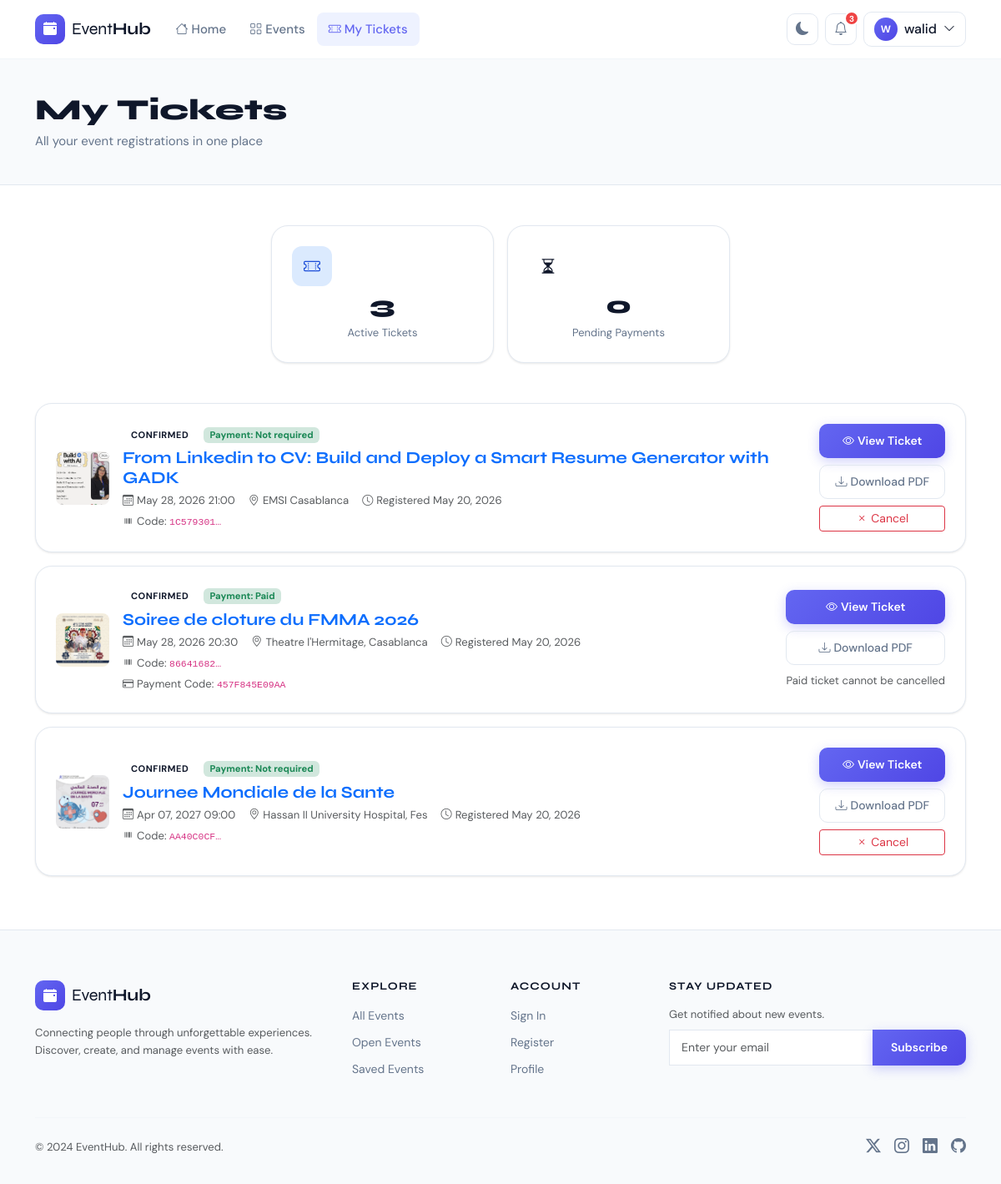
The page /registrations/my/ (signed in) on the database its author committed.
### accounts/models.py (models this page shows, shortened)
class CustomUser(AbstractUser):
    ROLE_CHOICES = [
        ('participant', 'Participant'),
        ('organizer', 'Organizer'),
    ]
    role = models.CharField(max_length=20, choices=ROLE_CHOICES, default='participant')
    photo = models.ImageField(upload_to='profiles/', blank=True, null=True)
    phone = models.CharField(max_length=20, blank=True)
    bio = models.TextField(blank=True)
    bookmarks = models.ManyToManyField(
        'events.Event', blank=True, related_name='bookmarked_by'
    )
    class Meta:
        verbose_name = 'User'
        verbose_name_plural = 'Users'
    @property
    def is_organizer(self):
        return self.role == 'organizer'

### registrations/models.py (models this page shows, shortened)
class Registration(models.Model):
    STATUS_CHOICES = [
        ('confirmed', 'Confirmed'),
        ('cancelled', 'Cancelled'),
        ('pending', 'Pending'),
    ]
    PAYMENT_STATUS_CHOICES = [
        ('not_required', 'Not required'),
        ('pending', 'Pending verification'),
        ('paid', 'Paid'),
        ('rejected', 'Rejected'),
    ]
    participant = models.ForeignKey(
        settings.AUTH_USER_MODEL, on_delete=models.CASCADE, related_name='registrations'
    )
    event = models.ForeignKey(
        Event, on_delete=models.CASCADE, related_name='registrations'
    )
    ticket_type = models.ForeignKey(
        TicketType, on_delete=models.SET_NULL, null=True, blank=True, related_name='registrations'
    )
    status = models.CharField(max_length=15, choices=STATUS_CHOICES, default='confirmed')
    payment_status = models.CharField(
        max_length=15, choices=PAYMENT_STATUS_CHOICES, default='not_required'
    )
    payment_code = models.CharField(max_length=16, unique=True, blank=True, null=True)
    payment_proof = models.ImageField(upload_to='payment_proofs/', blank=True, null=True)
    payment_submitted_at = models.DateTimeField(blank=True, null=True)
    validated_by = models.ForeignKey(
        settings.AUTH_USER_MODEL,
        on_delete=models.SET_NULL,
        blank=True,
        null=True,
        related_name='validated_registrations',
    )
    validated_at = models.DateTimeField(blank=True, null=True)
    ticket_code = models.UUIDField(default=uuid.uuid4, unique=True, editable=False)
    qr_code = models.ImageField(upload_to='qrcodes/', blank=True, null=True)
    created_at = models.DateTimeField(auto_now_add=True)
    updated_at = models.DateTimeField(auto_now=True)
    class Meta:
        unique_together = ('participant', 'event')
        ordering = ['-created_at']

### events/models.py (models this page shows, shortened)
class Event(models.Model):
    STATUS_CHOICES = [
        ('draft', 'Draft'),
        ('open', 'Open'),
        ('full', 'Full'),
        ('closed', 'Closed'),
    ]
    title = models.CharField(max_length=200)
    description = models.TextField()
    event_date = models.DateTimeField()
    location = models.CharField(max_length=300)
    capacity_max = models.PositiveIntegerField(default=100)
    price = models.DecimalField(max_digits=10, decimal_places=2, default=0.00)
    status = models.CharField(max_length=10, choices=STATUS_CHOICES, default='draft')
    image = models.ImageField(upload_to='events/', blank=True, null=True)
    organizer = models.ForeignKey(
        settings.AUTH_USER_MODEL, on_delete=models.CASCADE, related_name='organized_events'
    )
    category = models.ForeignKey(
        Category, on_delete=models.SET_NULL, null=True, blank=True, related_name='events'
    )
    created_at = models.DateTimeField(auto_now_add=True)
    updated_at = models.DateTimeField(auto_now=True)
    is_featured = models.BooleanField(default=False)
    views_count = models.PositiveIntegerField(default=0)
    class Meta:
        ordering = ['-created_at']
    def get_absolute_url(self):
        return reverse('event_detail', kwargs={'pk': self.pk})

### registrations/views.py (the view)
# urls.py: path('my/', views.MyRegistrationsView.as_view(), name='my_registrations'),
@method_decorator(login_required, name='dispatch')
class MyRegistrationsView(View):
    def get(self, request):
        all_registrations = Registration.objects.filter(
            participant=request.user
        ).select_related('event', 'event__category', 'ticket_type').order_by('-created_at')
        registrations = all_registrations.exclude(status='cancelled')
        context = {
            'registrations': registrations,
            'confirmed_count': all_registrations.filter(status='confirmed').count(),
            'cancelled_count': all_registrations.filter(status='cancelled').count(),
            'pending_payment_count': all_registrations.filter(
                status='pending', payment_status='pending'
            ).count(),
        }
        return render(request, 'registrations/my_registrations.html', context)

### accounts/context_processors.py (called while the page is built)
def notifications_processor(request):
    if request.user.is_authenticated:
        unread_count = request.user.notifications.filter(read=False).count()
        notifications = request.user.notifications.filter(read=False)[:5]
        return {
            'unread_notifications_count': unread_count,
            'recent_notifications': notifications,
        }
    return {}

### events/context_processors.py (called while the page is built)
def categories_processor(request):
    if request.path.startswith('/admin/'):
        return {}
    return {
        'all_categories': Category.objects.all()
    }

### templates/registrations/my_registrations.html (shortened to what this page needs)
{% extends 'base.html' %}
{% block content %}
<div class="page-header-simple">
  <div class="container">
    <h1 class="page-title">My Tickets</h1>
    <p class="page-subtitle">All your event registrations in one place</p>
  </div>
</div>
<div class="container py-5">
  <div class="row g-3 mb-5 justify-content-center">
    <div class="col-md-4 col-lg-3">
      <div class="stat-card card-modern p-4 text-center">
        <div class="stat-icon stat-icon-blue"><i class="bi bi-ticket-perforated"></i></div>
        <div class="stat-num">{{ confirmed_count }}</div>
        <div class="stat-label">Active Tickets</div>
      </div>
    </div>
    <div class="col-md-4 col-lg-3">
      <div class="stat-card card-modern p-4 text-center">
        <div class="stat-icon stat-icon-yellow"><i class="bi bi-hourglass-split"></i></div>
        <div class="stat-num">{{ pending_payment_count }}</div>
        <div class="stat-label">Pending Payments</div>
      </div>
    </div>
  </div>
  {% if registrations %}
  <div class="registrations-list">
    {% for reg in registrations %}
    <div class="reg-item card-modern p-4 mb-3 {% if reg.status == 'cancelled' %}reg-cancelled{% endif %}">
      <div class="row align-items-center g-3">
        <div class="col-auto">
          <div class="reg-thumb">
            {% if reg.event.image %}
            <img src="{{ reg.event.image.url }}" alt="{{ reg.event.title }}" />
            {% else %}
            <div class="reg-thumb-placeholder" style="background: {{ reg.event.category.color|default:'#6366f1' }}18">
              <i class="bi {{ reg.event.category.icon|default:'bi-calendar-event' }}" style="color: {{ reg.event.category.color|default:'#6366f1' }}"></i>
            </div>
            {% endif %}
          </div>
        </div>
        <div class="col">
          <div class="d-flex flex-wrap gap-2 align-items-center mb-1">
            <span class="reg-status-badge status-{{ reg.status }}">{{ reg.get_status_display }}</span>
            <span class="badge {% if reg.payment_status == 'paid' or reg.payment_status == 'not_required' %}bg-success-subtle text-success{% elif reg.payment_status == 'rejected' %}bg-danger-subtle text-danger{% else %}bg-warning-subtle text-warning-emphasis{% endif %}">
              Payment: {{ reg.get_payment_status_display }}
            </span>
          </div>
          <h5 class="mb-1">
            <a href="{{ reg.event.get_absolute_url }}" class="text-decoration-none">{{ reg.event.title }}</a>
          </h5>
          <div class="text-muted small d-flex flex-wrap gap-3">
            <span><i class="bi bi-calendar3 me-1"></i>{{ reg.event.event_date|date:"M d, Y H:i" }}</span>
            <span><i class="bi bi-geo-alt me-1"></i>{{ reg.event.location }}</span>
            <span><i class="bi bi-clock me-1"></i>Registered {{ reg.created_at|date:"M d, Y" }}</span>
          </div>
          <div class="text-muted small mt-1">
            <i class="bi bi-upc me-1"></i>Code: <code>{{ reg.ticket_code|stringformat:"s"|slice:":8"|upper }}…</code>
          </div>
          {% if reg.payment_code %}
          <div class="text-muted small mt-1">
            <i class="bi bi-credit-card me-1"></i>Payment Code: <code>{{ reg.payment_code }}</code>
          </div>
          {% endif %}
        </div>
        <div class="col-auto d-flex flex-column gap-2">
          {% if reg.status == 'confirmed' %}
          <a href="{% url 'ticket_detail' pk=reg.pk %}" class="btn btn-primary-custom btn-sm">
            <i class="bi bi-eye me-1"></i>View Ticket
          </a>
          <a href="{% url 'download_pdf' pk=reg.pk %}" class="btn btn-ghost btn-sm">
            <i class="bi bi-download me-1"></i>Download PDF
          </a>
          {% if reg.payment_status != 'paid' %}
          <form method="post" action="{% url 'cancel_registration' pk=reg.pk %}">
            <button type="button" class="btn btn-outline-danger btn-sm w-100"
                    onclick="if(confirm('Cancel this registration?')) this.form.submit()">
              <i class="bi bi-x me-1"></i>Cancel
            </button>
          </form>
          {% else %}
          <span class="text-muted small text-center">Paid ticket cannot be cancelled</span>
          {% endif %}
          {% else %}
          <span class="text-muted small">No actions available</span>
          {% endif %}
        </div>
      </div>
    </div>
    {% endfor %}
  </div>
  {% endif %}
</div>
{% endblock %}

### templates/base.html (shortened to what this page needs)
<!DOCTYPE html>
<html lang="en" data-theme="light">
<head>
  <link href="https://cdn.jsdelivr.net/npm/bootstrap@5.3.2/dist/css/bootstrap.min.css" rel="stylesheet" />
  <link href="https://cdn.jsdelivr.net/npm/bootstrap-icons@1.11.3/font/bootstrap-icons.css" rel="stylesheet" />
  <link rel="stylesheet" href="/static/css/main.css" />
</head>
<body>
<nav class="navbar navbar-expand-lg sticky-top" id="mainNav">
  <div class="container">
    <a class="navbar-brand d-flex align-items-center gap-2" href="/">
      <span class="brand-icon"><i class="bi bi-calendar-event-fill"></i></span>
      <span class="brand-text">Event<strong>Hub</strong></span>
    </a>
    <div class="collapse navbar-collapse" id="navbarMain">
      <ul class="navbar-nav me-auto">
        <li class="nav-item">
          <a class="nav-link {% if request.resolver_match.url_name == 'home' %}active{% endif %}" href="/">
            <i class="bi bi-house me-1"></i>Home
          </a>
        </li>
        <li class="nav-item">
          <a class="nav-link {% if 'event' in request.resolver_match.url_name %}active{% endif %}" href="{% url 'event_list' %}">
            <i class="bi bi-grid me-1"></i>Events
          </a>
        </li>
        {% if user.is_authenticated %}
        <li class="nav-item">
          <a class="nav-link {% if request.resolver_match.url_name == 'my_registrations' or request.resolver_match.url_name == 'ticket_detail' or request.resolver_match.url_name == 'download_pdf' %}active{% endif %}" href="{% url 'my_registrations' %}">
            <i class="bi bi-ticket-perforated me-1"></i>My Tickets
          </a>
        </li>
        {% endif %}
      </ul>
      <div class="navbar-actions d-flex align-items-center gap-2">
        <button class="btn btn-icon" id="themeToggle" title="Toggle dark mode">
          <i class="bi bi-moon-fill" id="themeIcon"></i>
        </button>
        {% if user.is_authenticated %}
        <div class="dropdown">
          <button class="btn btn-icon position-relative" data-bs-toggle="dropdown">
            <i class="bi bi-bell"></i>
            {% if unread_notifications_count > 0 %}
            <span class="notification-badge">{{ unread_notifications_count }}</span>
            {% endif %}
          </button>
        </div>
        <div class="dropdown">
          <button class="btn btn-user d-flex align-items-center gap-2" data-bs-toggle="dropdown">
            {% if user.photo %}
            <img src="{{ user.photo.url }}" class="user-avatar" alt="{{ user.username }}" />
            {% else %}
            <div class="user-avatar-initials">{{ user.username|slice:":1"|upper }}</div>
            {% endif %}
            <span class="d-none d-md-inline">{{ user.username }}</span>
            <i class="bi bi-chevron-down small"></i>
          </button>
        </div>
        {% else %}
        <a href="{% url 'login' %}" class="btn btn-ghost">Sign in</a>
        <a href="{% url 'register' %}" class="btn btn-primary-custom">Get Started</a>
        {% endif %}
      </div>
    </div>
  </div>
</nav>
<main>
  {% block content %}{% endblock %}
</main>
<footer class="site-footer">
  <div class="container">
    <div class="row gy-4">
      <div class="col-lg-4">
        <a class="d-flex align-items-center gap-2 text-decoration-none mb-3" href="/">
          <span class="brand-icon"><i class="bi bi-calendar-event-fill"></i></span>
          <span class="brand-text fs-5">Event<strong>Hub</strong></span>
        </a>
        <p class="text-muted small">Connecting people through unforgettable experiences. Discover, create, and manage events with ease.</p>
      </div>
      <div class="col-lg-2 col-6">
        <h6 class="footer-heading">Explore</h6>
        <ul class="footer-links">
          <li><a href="{% url 'event_list' %}">All Events</a></li>
          <li><a href="{% url 'event_list' %}?status=open">Open Events</a></li>
          <li><a href="{% url 'my_bookmarks' %}">Saved Events</a></li>
        </ul>
      </div>
      <div class="col-lg-2 col-6">
        <h6 class="footer-heading">Account</h6>
        <ul class="footer-links">
          <li><a href="{% url 'login' %}">Sign In</a></li>
          <li><a href="{% url 'register' %}">Register</a></li>
          <li><a href="{% url 'profile' %}">Profile</a></li>
        </ul>
      </div>
      <div class="col-lg-4">
        <h6 class="footer-heading">Stay Updated</h6>
        <p class="text-muted small mb-2">Get notified about new events.</p>
        <div class="input-group footer-subscribe">
          <input type="email" class="form-control" placeholder="Enter your email" />
          <button class="btn btn-primary-custom">Subscribe</button>
        </div>
      </div>
    </div>
    <hr class="footer-divider" />
    <div class="d-flex justify-content-between align-items-center flex-wrap gap-2">
      <p class="text-muted small mb-0">© 2024 EventHub. All rights reserved.</p>
      <div class="d-flex gap-3">
        <a href="#" class="social-link"><i class="bi bi-twitter-x"></i></a>
        <a href="#" class="social-link"><i class="bi bi-instagram"></i></a>
        <a href="#" class="social-link"><i class="bi bi-linkedin"></i></a>
        <a href="#" class="social-link"><i class="bi bi-github"></i></a>
      </div>
    </div>
  </div>
</footer>
</body>
</html>

### rows shown on the page
CustomUser: username "W", username "walid"
Registration: event.image (picture), status "CONFIRMED", payment_status "Not required", event "From Linkedin to CV: Build and Deploy a Smart Resume Generator with GADK", event.event_date "May 28, 2026 21:00", event.location "EMSI Casablanca", created_at "May 20, 2026", ticket_code "1C579301", shows "View Ticket", shows "Cancel"
Registration: event.image (picture), status "CONFIRMED", payment_status "Paid", event "Soiree de cloture du FMMA 2026", event.event_date "May 28, 2026 20:30", event.location "Theatre l'Hermitage, Casablanca", created_at "May 20, 2026", ticket_code "86641682", payment_code "457F845E09AA", shows "View Ticket", shows "Paid ticket cannot be cancelled"
Registration: event.image (picture), status "CONFIRMED", payment_status "Not required", event "Journee Mondiale de la Sante", event.event_date "Apr 07, 2027 09:00", event.location "Hassan II University Hospital, Fes", created_at "May 20, 2026", ticket_code "AA40C0CF", shows "View Ticket", shows "Cancel"

### other values the page prints
{{ unread_notifications_count }} "3"
{{ confirmed_count }} "3"
{{ pending_payment_count }} "0"
